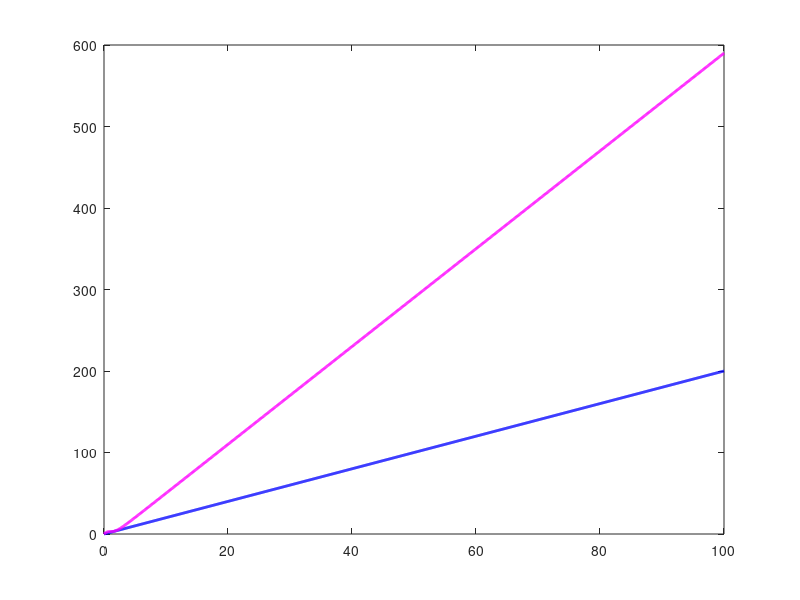

MATLAB code to generate this figure: (Note: this script raises an error after producing the figure.)
close all
clear all 
clc



%% %% Parameters - first estimate. With this parameter set the model displays bistability

% Initial Guess for parameters
NFkB=0; %Effect: degrades Np63
IL4=0; %Effect: increases Stat3 producioton rate
    
v_Np63 =2;% 2; % 1st Positive feedback: effect of Np63 on Stat3 production
d_Stat3=1;%1; %Stat3 degradation rate
    
va_Np63=10; %10, 1.5; % 2nd Positive feedback: max effect of Np63 on Np63 produciton
v_Stat3=1; %1, 3rd positive feedback: effect of Stat3 on Np63 produciton
% Together they give rise to alpha

k_Np63 =1.35; %1, AC50 fpr the 2nd positive feedback
n_H    =3;  %3, Hill coefficient for the 2nd positive feedback

d_Np63=6; %6, Nominal Np63 degradation rate
d_PKC=0.5;%1, .1; %PKC-mediated degradation rate of Np63


%% First, we want to make sure that under these parameters the model displays bistability
  %For Toufighi mean with the raw AMPs %FinalSep13
a_EDC=153.2607;
i_EDC=500.3689;
d_EDC=0.1029705;
aux_1= 477.7428;
aux_2=451.8896;
PKC=2.510846;

  %For Borowiec FLG data
% a_EDC=465.91537;
% i_EDC=492.1363;
% d_EDC=0.0173;
% aux_1= 0.0570;
% aux_2=306.048;
% PKC=3.3147;

% the following parameters are "part of the equations " for historical
% reasons (I.e. explorations of other model versions), but it turns out
% they are not needed, hence we set them to 0 always.
nu=0;
pIL4=0;
basal=0;
basalnp=0;

%% compute the nullcline Stat3
 % syms PKC IL4 v_Np63 Np63_t d_Stat3 Stat3_t basal pIL4 nu
 % dStat3= PKC+basal+IL4+v_Np63*Np63_t-d_Stat3*Stat3_t;  %dStat3_t_dt
 % dStat3=
 % PKC+basal+pIL4*IL4+v_Np63*Np63_t-d_Stat3*Stat3_t-nu*Stat3_t*Np63_t; %this is the newer version but its equivalent to equation on line 45 bc pIL4 and nu = 0
 % solve(dStat3==0, Stat3_t)

%%
  % syms va_Np63 Np63_t n_H k_Np63 v_Stat3 Stat3_t d_Np63 PKC d_PKC basalnp NFkB
  % dNp63= basalnp+va_Np63*(Np63_t^n_H/(k_Np63^n_H+Np63_t^n_H)) +v_Stat3*Stat3_t-d_Np63*Np63_t-NFkB*Np63_t-PKC*d_PKC*Np63_t;
  % solve(dNp63==0, Stat3_t)

% ans   (Np63_t*d_Np63 - basalnp + NFkB*Np63_t - (Np63_t^n_H*va_Np63)/(Np63_t^n_H + k_Np63^n_H) + Np63_t*PKC*d_PKC)/v_Stat3;
%% declare functions for the nullclines
Stat_Nullcline=@(basal,IL4, PKC, Np63_t, v_Np63, d_Stat3)(IL4 + PKC + basal + Np63_t.*v_Np63)./d_Stat3;

% it is easy to see that this is a first order  of the form
%b=(PKC+basal)/dStat3;
%m=v_Np63/d_Stat3;


Np63_Nullcline=@(va_Np63, Np63_t, n_H, k_Np63, v_Stat3, d_Np63, PKC, d_PKC, basalnp, NFkB)(Np63_t.*d_Np63 - basalnp + NFkB.*Np63_t - (Np63_t.^n_H.*va_Np63)./(Np63_t.^n_H + k_Np63.^n_H) + Np63_t.*PKC.*d_PKC)./v_Stat3;


Np63_t=0:0.1:100;



%% Plot nullclines for different values of PKC
figure;

for PKC=0:2:4

    beta=(d_Np63+NFkB+PKC*d_PKC)/v_Stat3; % Note that it depends on NfKB and PKC

%figure
n1=plot(Np63_t,Stat_Nullcline(basal,IL4, PKC, Np63_t, v_Np63, d_Stat3), 'LineWidth', 2,'Color','b', 'DisplayName', 'Stat3 nullcline');
hold on
n2=plot(Np63_t,Np63_Nullcline(va_Np63, Np63_t, n_H, k_Np63, v_Stat3, d_Np63, PKC, d_PKC, basalnp, NFkB),'LineWidth', 2,'Color','m', 'DisplayName', 'Np63 nullcline');
hold on
%plot(Np63_t,(beta*Np63_t), 'LineWidth', 2,'Color','g', 'LineStyle','--');

[ stable_positive_real_solution_matrix , ]=Keratinocyte_Differentiation_ODE_Model_SS_Int(PKC,NFkB, IL4, v_Np63,va_Np63, d_Stat3, k_Np63, n_H, v_Stat3, d_Np63, d_PKC, a_EDC, i_EDC, d_EDC, aux_1, aux_2);


scatter(stable_positive_real_solution_matrix(:,2), stable_positive_real_solution_matrix(:,1), 100, 'k', 'filled')
end

ylim([0,9])
xlim([0, 2.5])

%legend([n1,n2],'AutoUpdate','off')

xlabel('Np63')
ylabel('Stat3')
axis square

title('Qualitative changes as PKC increases from 0 to 4')

%% Create bifurcation diagram
figure

subplot(1,3,1)
hold on
axis square
xlabel('PKC')
ylabel('Stat3_s_s')


subplot(1,3,2)
hold on
axis square
xlabel('PKC')
ylabel('Np63_s_s')

subplot(1,3,3)
hold on
axis square
xlabel('PKC')
ylabel('EDC_s_s')
xline(3.3147)
xline(2.510846)

% como en lo que tu usaste pero hay que modificar el codigo de 
for PKC=0:0.09:5
    
    
    % get the stable steady states
    [ SS, number_SS ]=Keratinocyte_Differentiation_ODE_Model_SS_Int(PKC,NFkB, IL4, v_Np63,va_Np63, d_Stat3, k_Np63, n_H, v_Stat3, d_Np63, d_PKC, a_EDC, i_EDC, d_EDC, aux_1, aux_2);

    for ii=1:1:3
        subplot(1,3,ii)
 scatter(PKC.*ones(1,number_SS),SS(:,ii),40,  'r')  
    end

    if number_SS>1 % if there is more than one SS
    
    US=Sepparatrix_Keratinocyte_Differentiation_ODE_Model_SS_Int(PKC,NFkB, IL4, v_Np63,va_Np63, d_Stat3, k_Np63, n_H, v_Stat3, d_Np63, d_PKC, a_EDC, i_EDC, d_EDC, aux_1, aux_2);
 for ii=1:1:3
        subplot(1,3,ii)
    scatter(PKC,US(:,ii),40,  'b')    
 end
    end
    
    

end


%% Focus on PKC =2

figure

PKC=2;

alpha=va_Np63/v_Stat3;
beta=(d_Np63+NFkB+PKC*d_PKC)/v_Stat3; % Note that it depends on NfKB and PKC

n1=plot(Np63_t,Stat_Nullcline(basal,IL4, PKC, Np63_t, v_Np63, d_Stat3), 'LineWidth', 1+0.5*PKC,'Color','k', 'DisplayName', 'Stat3 nullcline');
hold on
n2=plot(Np63_t,Np63_Nullcline(va_Np63, Np63_t, n_H, k_Np63, v_Stat3, d_Np63, PKC, d_PKC, basalnp, NFkB),'LineWidth', 1+0.5*PKC,'Color','r', 'DisplayName', 'Np63 nullcline');

[ stable_positive_real_solution_matrix , ]=Keratinocyte_Differentiation_ODE_Model_SS_Int(PKC,NFkB, IL4, v_Np63,va_Np63, d_Stat3, k_Np63, n_H, v_Stat3, d_Np63, d_PKC, a_EDC, i_EDC, d_EDC, aux_1, aux_2);

scatter(stable_positive_real_solution_matrix(:,2), stable_positive_real_solution_matrix(:,1), 150, 'c', 'filled')

ylim([0,10])
xlim([0, 4])

%legend([n1,n2],'AutoUpdate','off')

xlabel('Np63')
ylabel('Stat3')
axis square

% for the vector plot
[Np63_t_v, Stat3_t_v] = meshgrid(0:0.6:4,0:1:10);

dy1dt= basalnp+NFkB+va_Np63.*(Np63_t_v.^n_H./(k_Np63.^n_H+Np63_t_v.^n_H)) +v_Stat3.*Stat3_t_v-d_Np63.*Np63_t_v-PKC.*d_PKC.*Np63_t_v; %dNp63_t_dt
dx1dt= PKC+basal+IL4+v_Np63.*Np63_t_v-d_Stat3.*Stat3_t_v;  %dStat3_t_dt
   
quiver(Np63_t_v,Stat3_t_v,dy1dt,dx1dt,1, 'b')


%%
 unstable_sol=Sepparatrix_Keratinocyte_Differentiation_ODE_Model_SS_Int(PKC,NFkB, IL4, v_Np63,va_Np63, d_Stat3, k_Np63, n_H, v_Stat3, d_Np63, d_PKC, a_EDC, i_EDC, d_EDC, aux_1, aux_2);
%%
scatter(unstable_sol(1,2),unstable_sol(1,1), 100, 'm')
%%

% to characterize the sepparatrix, we will integrate back from the unstable
% solution


for epsilon=[-0.1, 0.1]
y0=[unstable_sol(1,1)+epsilon unstable_sol(1,2) 3 1] ;
%y0=[8.1061    6.2438    0.7462    6.2438]; %condiciones inicales optimizadas para fit final de Toufighi
tspan=[0:-0.001:-100];
SolOPT=ode15s(@(t,y)Keratinocyte_Differentiation_ODE_Model_Integral_Np63(t,y,PKC,NFkB, IL4, v_Np63,va_Np63, d_Stat3, k_Np63, n_H, v_Stat3, d_Np63, d_PKC, a_EDC, i_EDC, d_EDC, aux_1, aux_2),tspan,y0);

plot(SolOPT.y(2,:),SolOPT.y(1,:), ['--' 'g'],'LineWidth',2)

end